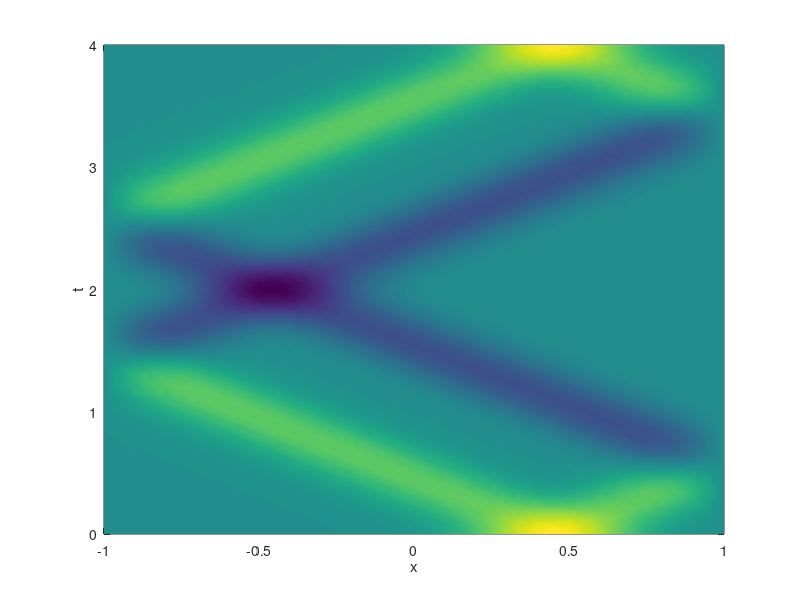

MATLAB code for this plot:
function [x,t,u,mov] = wave1d

% Wave equation on an interval

xspan = [-1 1];
tspan = [0 4];
f = @(x) (1-x.^2).* exp( -12*(x-0.5).^2 );
N = 120;

x = linspace(xspan(1),xspan(2),N+1)';
h = diff(xspan)/N;
u0 = f(x);
u0 = u0(2:N);

t = linspace(tspan(1),tspan(2),120);
[t,w] = ode45(@timederiv,t,[u0; 0*u0]);

  function dwdt = timederiv(t,w)
    u = w(1:N-1);  udot = w(N-1+(1:N-1));
    uxx = ( [u(2:end);0] - 2*u + [0;u(1:end-1)] ) / h^2;
    dwdt = [ udot; uxx ];
  end

u = zeros([N+1 120]);
u(2:N,:) = reshape( w(:,1:N-1)', [N-1 120] );

% Animate solution
clf, shg
axis([ xspan min(u(:)) max(u(:)) ])
hold on
for j = 1:120
  plot(x,u(:,j))
  mov(j) = getframe;
  cla
end

clf
pcolor(x,t,u'), shading interp
xlabel x, ylabel t

end